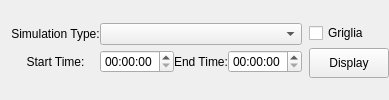
      <widget class="QWidget" name="ShowResults">
       <property name="maximumSize">
        <size>
         <width>16777215</width>
         <height>16777215</height>
        </size>
       </property>
       <attribute name="icon">
        <iconset>
         <normaloff>images/iconfinder_Presentation_27867.png</normaloff>images/iconfinder_Presentation_27867.png</iconset>
       </attribute>
       <attribute name="title">
        <string>Show Results</string>
       </attribute>
       <layout class="QGridLayout" name="gridLayout">
        <property name="topMargin">
         <number>7</number>
        </property>
        <property name="rightMargin">
         <number>0</number>
        </property>
        <item row="1" column="0">
         <layout class="QHBoxLayout" name="horizontalLayout_4">
          <property name="spacing">
           <number>0</number>
          </property>
          <property name="sizeConstraint">
           <enum>QLayout::SetFixedSize</enum>
          </property>
          <property name="topMargin">
           <number>0</number>
          </property>
          <item>
           <layout class="QGridLayout" name="gridLayout_2">
            <item row="1" column="0">
             <widget class="QLabel" name="label_3">
              <property name="sizePolicy">
               <sizepolicy hsizetype="Preferred" vsizetype="Preferred">
                <horstretch>0</horstretch>
                <verstretch>0</verstretch>
               </sizepolicy>
              </property>
              <property name="text">
               <string>Start Time:</string>
              </property>
              <property name="alignment">
               <set>Qt::AlignCenter</set>
              </property>
             </widget>
            </item>
            <item row="0" column="0">
             <widget class="QLabel" name="label_2">
              <property name="sizePolicy">
               <sizepolicy hsizetype="Preferred" vsizetype="Preferred">
                <horstretch>0</horstretch>
                <verstretch>0</verstretch>
               </sizepolicy>
              </property>
              <property name="text">
               <string>Simulation Type:</string>
              </property>
              <property name="alignment">
               <set>Qt::AlignCenter</set>
              </property>
             </widget>
            </item>
            <item row="0" column="1" colspan="3">
             <widget class="QComboBox" name="comboBox">
              <property name="sizePolicy">
               <sizepolicy hsizetype="Preferred" vsizetype="Fixed">
                <horstretch>0</horstretch>
                <verstretch>0</verstretch>
               </sizepolicy>
              </property>
             </widget>
            </item>
            <item row="1" column="1">
             <widget class="QTimeEdit" name="timeEdit">
              <property name="sizePolicy">
               <sizepolicy hsizetype="Preferred" vsizetype="Fixed">
                <horstretch>0</horstretch>
                <verstretch>0</verstretch>
               </sizepolicy>
              </property>
             </widget>
            </item>
            <item row="1" column="3">
             <widget class="QTimeEdit" name="timeEdit_2">
              <property name="sizePolicy">
               <sizepolicy hsizetype="Preferred" vsizetype="Fixed">
                <horstretch>0</horstretch>
                <verstretch>0</verstretch>
               </sizepolicy>
              </property>
             </widget>
            </item>
            <item row="1" column="4">
             <widget class="QLabel" name="label_4">
              <property name="text">
               <string/>
              </property>
             </widget>
            </item>
            <item row="1" column="2">
             <widget class="QLabel" name="label_5">
              <property name="text">
               <string>End Time:</string>
              </property>
              <property name="alignment">
               <set>Qt::AlignCenter</set>
              </property>
             </widget>
            </item>
           </layout>
          </item>
          <item>
           <layout class="QVBoxLayout" name="verticalLayout_6">
            <property name="spacing">
             <number>0</number>
            </property>
            <property name="sizeConstraint">
             <enum>QLayout::SetMinimumSize</enum>
            </property>
            <property name="rightMargin">
             <number>0</number>
            </property>
            <item>
             <widget class="QCheckBox" name="cb_griglia">
              <property name="sizePolicy">
               <sizepolicy hsizetype="Maximum" vsizetype="Fixed">
                <horstretch>0</horstretch>
                <verstretch>0</verstretch>
               </sizepolicy>
              </property>
              <property name="maximumSize">
               <size>
                <width>100</width>
                <height>30</height>
               </size>
              </property>
              <property name="layoutDirection">
               <enum>Qt::LeftToRight</enum>
              </property>
              <property name="text">
               <string>Griglia</string>
              </property>
             </widget>
            </item>
            <item>
             <widget class="QPushButton" name="pushButton">
              <property name="sizePolicy">
               <sizepolicy hsizetype="Fixed" vsizetype="Fixed">
                <horstretch>0</horstretch>
                <verstretch>0</verstretch>
               </sizepolicy>
              </property>
              <property name="maximumSize">
               <size>
                <width>100</width>
                <height>30</height>
               </size>
              </property>
              <property name="layoutDirection">
               <enum>Qt::LeftToRight</enum>
              </property>
              <property name="text">
               <string>Display</string>
              </property>
              <property name="icon">
               <iconset>
                <normaloff>images/icons8-checkmark-80.png</normaloff>images/icons8-checkmark-80.png</iconset>
              </property>
              <property name="autoRepeat">
               <bool>false</bool>
              </property>
             </widget>
            </item>
           </layout>
          </item>
         </layout>
        </item>
        <item row="0" column="0">
         <layout class="QVBoxLayout" name="qvb_grafico"/>
        </item>
       </layout>
      </widget>
